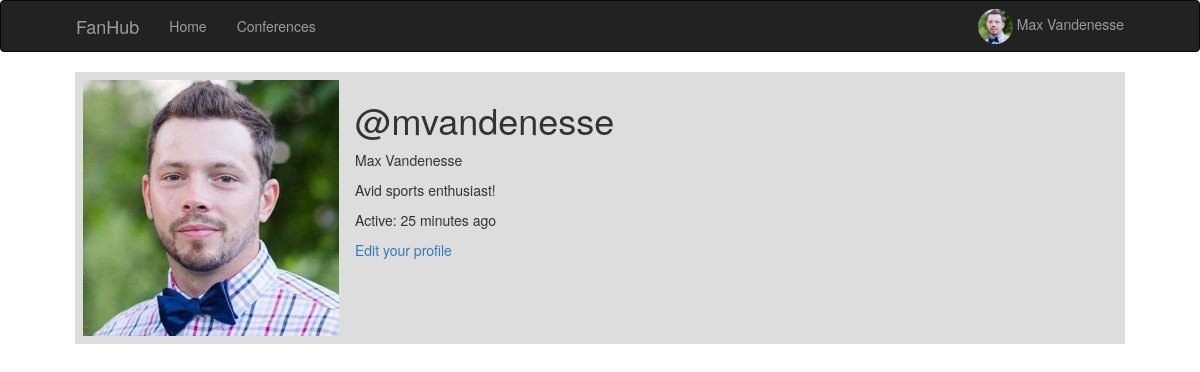
/user/mvandenesse (signed in), run on an earlier commit of the app's database.
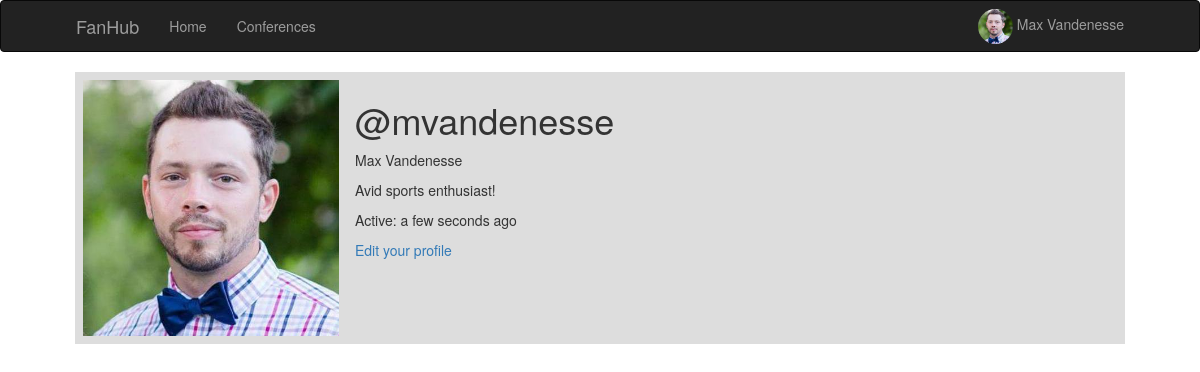
And on a later commit of the database.
### app/models.py (models this page shows, shortened)
class User(UserMixin, db.Model):
    id = db.Column(db.Integer, primary_key=True)
    username = db.Column(db.String(64), index=True, unique=True)
    email = db.Column(db.String(120), index=True, unique=True)
    password_hash = db.Column(db.String(128))
    about_me = db.Column(db.String(140))
    last_seen = db.Column(db.DateTime, default=datetime.utcnow)
    image_path = db.Column(db.String(1000))
    first_name = db.Column(db.String(120))
    last_name = db.Column(db.String(120))
    full_name = db.Column(db.String(240))

### app/routes.py (the view)
@app.route('/user/<username>')
@login_required
def user(username):
    user = User.query.filter_by(username=username).first_or_404()
    return render_template('user.html', user=user, title=user.full_name)

### app/models.py (called while the page is built)
@login.user_loader
def load_user(id):
    return User.query.get(int(id))

### app/routes.py (called while the page is built)
@app.before_request
def before_request():
    if current_user.is_authenticated:
        current_user.last_seen = datetime.utcnow()
        db.session.commit()

### app/templates/user.html
 {% extends "base.html" %} {% block app_content %}
<table class="table body">
    <tr class=headDisplay>
        <td width="256px">
            {% if user.image_path %}
            <img src={{user.image_path}} style="height: 256px; width: 256px;"> {% else %}
            <img src=" {{ user.avatar(256, user.first_name, user.last_name) }} " class="img-circle userTemplateProfileImage "> {% endif %}
        </td>
        <td>
            <h1>@{{ user.username }}</h1>
            <p>{{user.full_name}}</p>
            {% if user.about_me %}
            <p>{{ user.about_me }}</p>{% endif %} {% if user.last_seen %}
            <p>Active: {{ moment(user.last_seen).fromNow() }}{% endif %} {% if user == current_user %}
                <p>
                    <a class="removeUnderline" href="{{ url_for( 'edit_profile') }} ">Edit your profile</a>
                </p>
                {% endif %}
        </td>
    </tr>
</table>
{% endblock %}

### app/templates/base.html (shortened to what this page needs)
{% extends 'bootstrap/base.html' %}  {% block navbar %}
<link rel=" stylesheet " href="{{ url_for( 'static', filename='css/style.css' ) }} ">
<nav class="navbar navbar-inverse">
    <div class="container">
        <div class="navbar-header">
            <a class="navbar-brand" href="{{ url_for('index') }}">FanHub</a>
            <div class="collapse navbar-collapse" id="bs-example-navbar-collapse-1">
                <ul class="nav navbar-nav">
                    <li>
                        <a href="{{ url_for('index') }}">Home</a>
                    </li>
                    <li>
                        <a href="{{ url_for('conferences') }}">Conferences</a>
                    </li>
                </ul>
                <ul class="nav navbar-nav navbar-right">
                    {% if current_user.is_anonymous %}
                    <li>
                        <a href="{{ url_for('login') }}">Login</a>
                    </li>
                    {% else %}
                    <ul class="nav navbar-nav navbar-right">
                        <li class="dropdown">
                            <a href="#" class="dropdown-toggle" style="padding-top:0px !important;padding-bottom:0px !important;margin-top:8px;" data-toggle="dropdown"
                                role="button" aria-haspopup="true" aria-expanded="false">
                                {% if current_user.image_path %}
                                <img src={{current_user.image_path}} class="img-circle  " style="height: 35px; width: 35px;"> {{current_user.full_name}} {% else %}
                                <img src=" {{ current_user.avatar(35, current_user.first_name, current_user.last_name) }} " class="img-circle userTemplateProfileImage "> {{current_user.full_name}}{% endif %}
                            </a>
                        </li>
                    </ul>
                    {% endif %}
                </ul>
            </div>
        </div>
</nav>
{% endblock %} {% block content %}
<div class="container ">
      {% block app_content
    %}{% endblock %}
</div>{% endblock %}

What changed in the data, as far as the page shows it:
changed User "mvandenesse": last_seen "25 minutes ago" → "a few seconds ago"
